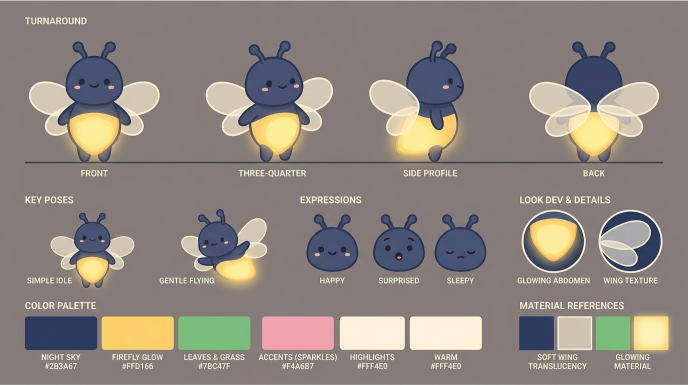
#> input picture art/ref/character_sheet.png, 1376 x 769 px (shown at 1/2 size)
$ python -i art.py   (imports and definitions only)
#> lines starting #> are read from the running program, lines starting #| are printed output that depends on the picture
"""Art pipeline: gen | sheet | pick | import | list. Prompts live ONLY in art/prompts.yaml."""
import argparse
import datetime
import io
import json
import re
import shutil
import sys
import time
from pathlib import Path

import numpy as np
import yaml
from dotenv import load_dotenv
from PIL import Image, ImageDraw, ImageFont

ROOT = Path(__file__).resolve().parent.parent
PROMPTS = ROOT / "art" / "prompts.yaml"
CAND = ROOT / "assets" / "_candidates"
ARCHIVE = ROOT / "assets" / "_archive"
SPRITES = ROOT / "public" / "sprites"
MANIFEST = SPRITES / "sprites.json"
LOG = ROOT / "PROCESS_LOG.md"
NAVY = (0x2B, 0x3A, 0x67)
CREAM = (0xFF, 0xF4, 0xE0)
PRO_MODEL = "gemini-3-pro-image"


def load_prompts():
    return yaml.safe_load(PROMPTS.read_text(encoding="utf-8"))


# [9 lines left out: function asset_cfg, not called in this run]


def cand_dir(key, cfg):
    """Candidates go to assets/_candidates/[group/]key; `group` keeps derived sets together."""
    return CAND / cfg["group"] / key if cfg.get("group") else CAND / key


# [58 lines left out: functions build_prompt, gen_one, cmd_gen, not called in this run]


# ---------------------------------------------------------------- cutout
def smoothstep(x, lo, hi):
    t = np.clip((x - lo) / (hi - lo), 0, 1)
    return t * t * (3 - 2 * t)


def has_transparency(img):
    alpha = np.asarray(img.convert("RGBA"))[..., 3]
    return (alpha < 250).mean() > 0.02


def chroma_cutout(img):
    """Return an RGBA image, or None if the border isn't a uniform colour."""
    from scipy import ndimage

    rgb = np.asarray(img.convert("RGB")).astype(float)
    border = np.concatenate([rgb[0], rgb[-1], rgb[:, 0], rgb[:, -1]])
    if border.std(axis=0).max() > 30:
        return None
    bg = np.median(border, axis=0)
    dist = np.linalg.norm(rgb - bg, axis=2)
    alpha = smoothstep(dist, 28, 90)
    # only background-like pixels connected to the border may become transparent
    labels, _ = ndimage.label(alpha < 0.99)
    edge_labels = set(np.unique(np.concatenate([labels[0], labels[-1], labels[:, 0], labels[:, -1]]))) - {0}
    bgmask = np.isin(labels, list(edge_labels))
    alpha = np.where(bgmask, alpha, 1.0)
    # shave the contaminated edge ring (bg-tinted pixels), then feather
    alpha = ndimage.grey_erosion(alpha, size=(5, 5))
    alpha = np.where(bgmask, alpha, 1.0)
    # ~2px feather on the edge only
    feathered = ndimage.gaussian_filter(alpha, 0.8)
    alpha = np.where(ndimage.binary_dilation(bgmask, iterations=2), feathered, alpha)
    # despill: remove bg colour tint from semi-transparent edge pixels
    a = np.clip(alpha, 1e-3, 1)[..., None]
    edge = ((alpha > 0) & (alpha < 1))[..., None]
    despilled = np.clip((rgb - (1 - a) * bg) / a, 0, 255)
    rgb = np.where(edge, despilled, rgb)
    return Image.fromarray(np.dstack([rgb, alpha * 255]).astype(np.uint8), "RGBA")


def rembg_cutout(img):
    from rembg import new_session, remove

    return remove(img.convert("RGBA"), session=new_session("isnet-general-use")).convert("RGBA")


def cutout(img, method="auto"):
    if method != "rembg" and has_transparency(img):
        return img.convert("RGBA")
    if method in ("auto", "chroma"):
        res = chroma_cutout(img)
        if res is not None:
            return res
        if method == "chroma":
            sys.exit("Border not uniform; use --method rembg")
        print("  border not uniform -> rembg fallback")
    return rembg_cutout(img)


# [46 lines left out: functions trim_pad, fit_longest, cmd_sheet, not called in this run]


# ---------------------------------------------------------------- manifest
def read_manifest():
    return json.loads(MANIFEST.read_text(encoding="utf-8")) if MANIFEST.exists() else {}


def write_manifest(m):
    SPRITES.mkdir(parents=True, exist_ok=True)
    MANIFEST.write_text(json.dumps(m, indent=2), encoding="utf-8")


# [45 lines left out: functions log_process, install_sprite, cmd_pick, cmd_import, not called in this run]


def cmd_list(_):
    for k, v in read_manifest().items():
        print(f"{k:18} {v['file']:24} {v['version']:8} {v['source']}  {v['date']}")


# [30 lines left out: function main, not called in this run]


# [2 lines not run here, left out]

>>> from PIL import Image
>>> picture = Image.open('../art/ref/character_sheet.png')
#> picture is the input picture: PIL image 1376x769 RGBA; mean R, G, B, A 141.6, 133.1, 127.5, 254.6
>>> result = cutout(picture)
#> in has_transparency, `alpha = np.asarray(img.convert("RGBA"))[..., 3]`:
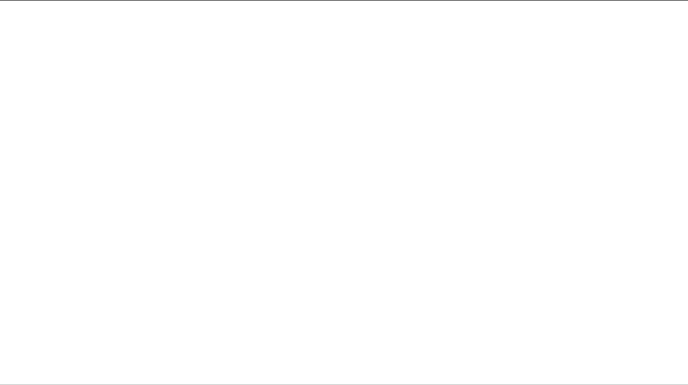
#> alpha: shape (769, 1376) (shown at 1/2 size); min 0, max 255, mean 254.6
#> (the run stopped early here; a loop or call above may not have finished)
